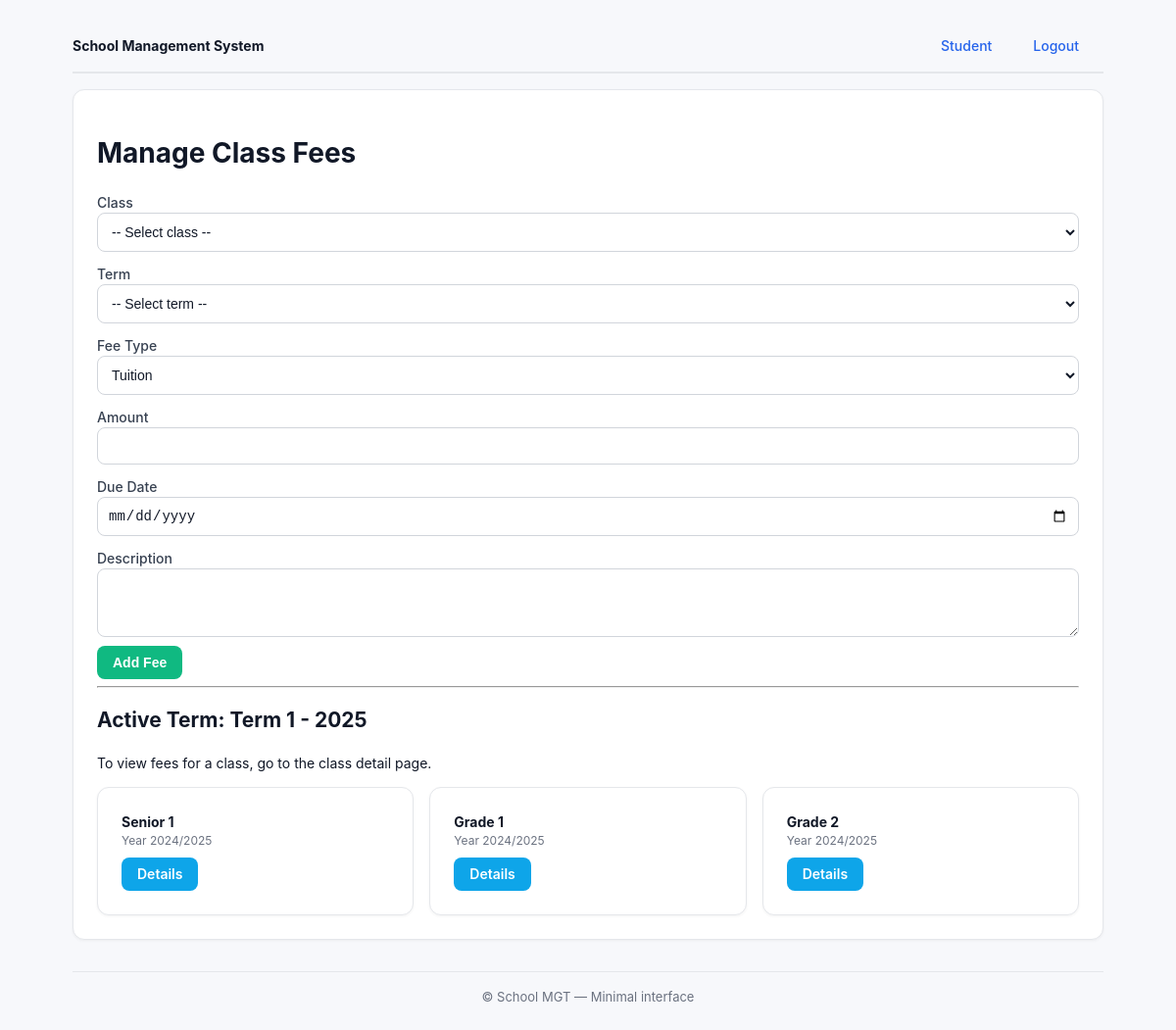
Screenshot of /portal/admin/fees/ (signed in) with the database file from the repository.
### school/models.py (models this page shows, shortened)
class Term(models.Model):
    TERM_CHOICES = (
        ('1', 'Term 1'),
        ('2', 'Term 2'),
        ('3', 'Term 3'),
    )
    term = models.CharField(max_length=1, choices=TERM_CHOICES)
    academic_year = models.CharField(max_length=9)
    start_date = models.DateField()
    end_date = models.DateField()
    is_active = models.BooleanField(default=False)
    def __str__(self):
        return f"Term {self.term} - {self.academic_year}"
    class Meta:
        db_table = 'terms'
        unique_together = ['term', 'academic_year']

class Class(models.Model):
    name = models.CharField(max_length=50)
    level = models.CharField(max_length=20)
    class_teacher = models.ForeignKey(User, on_delete=models.SET_NULL, null=True,
                                      limit_choices_to={'user_type': 'teacher'})
    academic_year = models.CharField(max_length=9, default='2024/2025')
    promotion_rank = models.IntegerField(default=0, help_text="Order used for automatic promotion across years")
    class Meta:
        db_table = 'classes'
        verbose_name_plural = 'Classes'

### school/views.py (the view, shortened to what this page needs)
# urls.py: path('portal/admin/fees/', views.manage_fees, name='manage_fees'),
@login_required
@user_passes_test(is_admin)
def manage_fees(request):
    classes = Class.objects.all()
    active_term = Term.objects.filter(is_active=True).first()
    terms = Term.objects.all()
    context = {
        'classes': classes,
        'active_term': active_term,
        'terms': terms
    }
    return render(request, 'admin/manage_fees.html', context)

### school/views.py (called while the page is built)
def is_admin(user):
    return getattr(user, 'user_type', None) == 'admin' or user.is_superuser or user.is_staff

### school/templates/admin/manage_fees.html (shortened to what this page needs)
{% extends 'base.html' %}
{% block content %}
<h1>Manage Class Fees</h1>
    <form method="post">
        <label>Class
            <select name="class_id" required>
                <option value="">-- Select class --</option>
            </select>
        </label>
        <label>Term
            <select name="term_id" required>
                <option value="">-- Select term --</option>
            </select>
        </label>
        <label>Fee Type
            <select name="fee_type" required>
                <option value="tuition">Tuition</option>
            </select>
        </label>
        <label>Amount
            <input type="number" name="amount" step="0.01" required />
        </label>
        <label>Due Date
            <input type="date" name="due_date" />
        </label>
        <label>Description
            <textarea name="description" rows="3"></textarea>
        </label>
        <button type="submit" class="btn btn-success">Add Fee</button>
    </form>
<hr />
<h2>Active Term: {{ active_term }}</h2>
<p>To view fees for a class, go to the class detail page.</p>
<div class="row">
    {% for cls in classes %}
        <div class="col card" style="min-width:180px">
            <strong>{{ cls.name }}</strong>
            <div class="muted" style="font-size:12px">Year {{ cls.academic_year }}</div>
            <a class="btn btn-info" style="margin-top:8px" href="{% url 'class_fee_detail' class_id=cls.id %}">Details</a>
        </div>
    {% endfor %}
</div>
{% endblock %}

### school/static/css/style.css (style rules this page uses)
:root { --bg:#f7f8fb; --card:#ffffff; --muted:#6b7280; --text:#111827; --accent:#2563eb; --border:#e5e7eb; --table:#ffffff }
* { box-sizing:border-box }
html,body { height:100% }
body { margin:0;background:var(--bg);color:var(--text);font:14px/1.5 "Inter",system-ui,-apple-system,Segoe UI,Roboto,Arial,sans-serif }
.muted { color:var(--muted) }
.card { background:var(--card);border:1px solid var(--border);border-radius:12px;padding:24px;box-shadow:0 1px 3px rgba(0,0,0,0.05) }
.row { display:flex;gap:16px;flex-wrap:wrap }
.col { flex:1 1 240px }
.btn { display:inline-block;background:var(--accent);color:#fff;border:none;border-radius:8px;padding:10px 16px;text-decoration:none;cursor:pointer;font-size:14px;font-weight:600;line-height:1 }
.btn-info { background:#0ea5e9 }
.btn-success { background:#10b981 }
label { display:block; margin:12px 0 4px; font-weight:500; color:#374151 }
input[type="text"],input[type="number"],input[type="date"],input[type="email"],input[type="password"],input[type="time"],select,textarea { width:100%; padding:10px; border-radius:8px; border:1px solid #d1d5db; background:#ffffff; color:#111827; font-size:14px }
textarea { resize:vertical }

### rows the page displays
Term: term+academic_year "Term 1 - 2025"
Class: name "Senior 1", academic_year "2024/2025"
Class: name "Grade 1", academic_year "2024/2025"
Class: name "Grade 2", academic_year "2024/2025"
